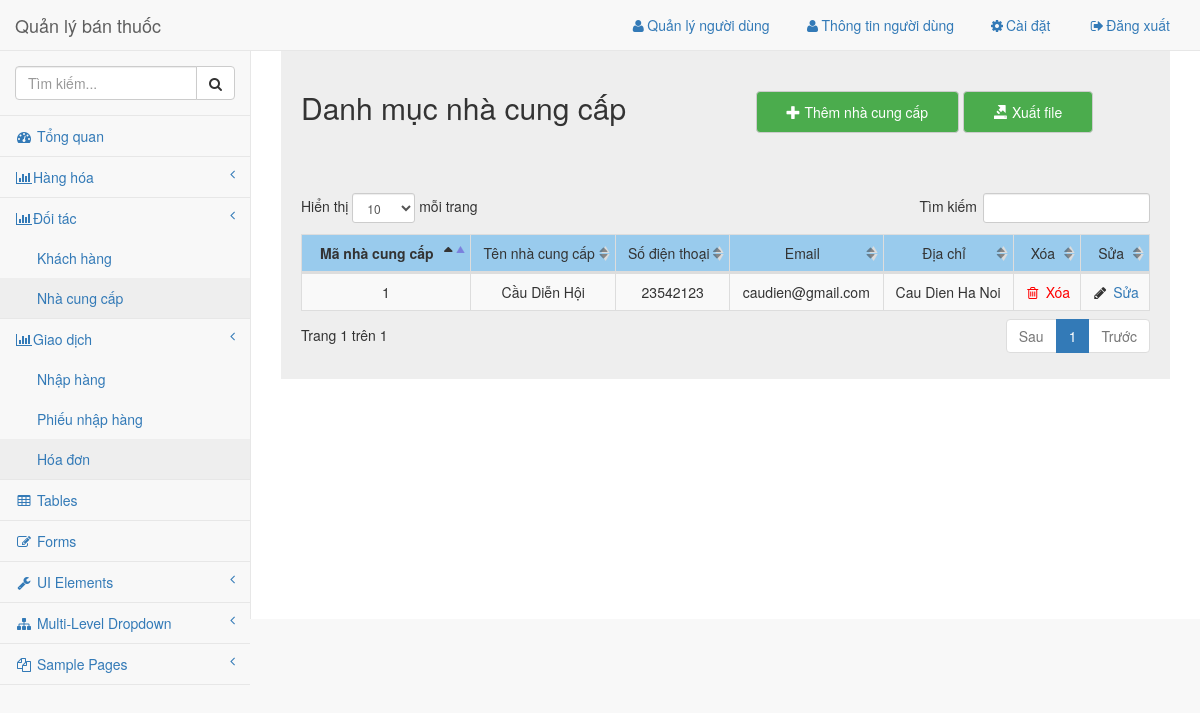
Page /admin/pages/nhacungcap.php on the earlier database version.
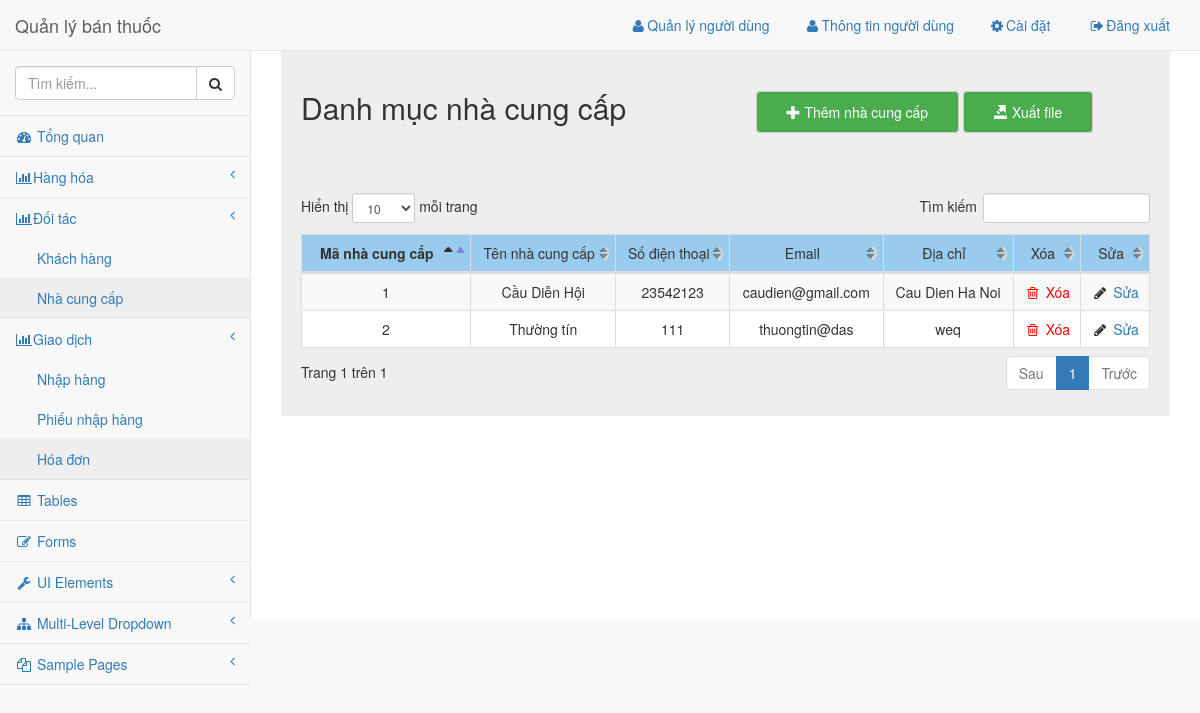
Same page on the later database version.
### tables this page shows
CREATE TABLE `nhacungcap` (
  `id` int(11) NOT NULL,
  `ten_ncc` varchar(128) NOT NULL,
  `sdt` varchar(128) DEFAULT NULL,
  `email` varchar(128) DEFAULT NULL,
  `dia_chi` varchar(128) DEFAULT NULL,
  `ghi_chu` varchar(255) DEFAULT NULL
);

### library/VSCPDO.php (called while the page is built, shortened)
<?php
$tenserver = "localhost";
$tentaikhoan = "root";
$matkhau = "";
$tencsdl = "thuoc";
 ?>
 <?php
class vsc_pdo {
	private $server;
	private $username;
	private $password;
	private $database;
	public $conn;
	function __construct($conn = null) {
		try {
			$this->conn = new PDO("mysql:host=$this->server;dbname=$this->database", $this->username, $this->password);
			$this->conn->exec("set names utf8");
			$this->conn->setAttribute(PDO::ATTR_DEFAULT_FETCH_MODE, PDO::FETCH_ASSOC);
		}
     catch (PDOException $e)
      {
			echo $e->getMessage();
			exit();
		}
	}
	function fetch_all($sql) {
		try {
			$stmt = $this->conn->prepare($sql);
			$stmt->execute();
			$rows = $stmt->fetchAll();
			return $rows;
		}
    catch (PDOException $e) {
			return false;
		}
	}
	function getConnection($conn=null) {
		$arr = explode(",", $conn);
			$this->server = @$arr[0];
			$this->username = @$arr[1];
			$this->password = @$arr[2];
			$this->database = @$arr[3];
	}
}
$exp = new vsc_pdo("$tenserver,$tentaikhoan,$matkhau,$tencsdl");
 ?>

### admin/pages/nhacungcap.php (the view, shortened to what this page needs)
<!DOCTYPE html>
<html lang="en">
<head>
    <?php require('../common/head.php'); ?>
    <?php
      $ncc = $exp->fetch_all("select * from nhacungcap");
     ?>
    <link rel="stylesheet" href="../dist/css/nhacungcap.css">
    <link href="../../library/datatables-plugins/integration/bootstrap/3/dataTables.bootstrap.css" rel="stylesheet">
</head>
<body>
    <div id="wrapper">
        <?php require('../common/nav.php'); ?>
        <div id="page-wrapper">
          <div class="grey">
            <div class="row header">
              <div class="col-md-6">
                <h2 class='title'>Danh mục nhà cung cấp</h2>
              </div>
              <div class="col-md-6 right">
                <button class='btn btn-default' type="button" name="button" data-toggle="modal" data-target="#myModal"><i class='glyphicon glyphicon-plus'></i>  Thêm nhà cung cấp</button>
                <button class='btn btn-default' type="button" name="button"><i class='	glyphicon glyphicon-export'></i> Xuất file</button>
              </div>
            </div>
            <div class="row">
              <div class="col-md-12" id="data">
                <table class="table table-striped table-bordered table-hover" id="dataTables-example">
                         <thead>
                             <tr align="center">
                                 <th>Mã nhà cung cấp</th>
                                 <td>Tên nhà cung cấp</td>
                                 <td>Số điện thoại</td>
                                 <td>Email</td>
                                 <td>Địa chỉ</td>
                                 <td>Xóa</td>
                                 <td>Sửa</td>
                             </tr>
                         </thead>
                         <tbody id="data">
                           <?php foreach($ncc as $key => $value): ?>
                             <tr class="odd gradeX" align="center">
                                 <td><?php echo $value['id']; ?></td>
                                 <td><?php echo $value['ten_ncc']; ?></td>
                                 <td><?php echo $value['sdt']; ?></td>
                                 <td><?php echo $value['email']; ?></td>
                                 <td><?php echo $value['dia_chi']; ?></td>
                                 <td class="center"><i style='color:red;' class="fa fa-trash-o  fa-fw"></i><a href="../api/xoanhacungcap.php?id=<?php echo $value['id']; ?>" class='delete' onclick="return confirm('Bạn có chắc không?')"  style='color:red;' href="#"> Xóa</a></td>
                                 <td class="center">
                                   <i  class="fa fa-pencil fa-fw"></i>
                                   <a class='edit' data-toggle="modal" data-target="#suanhacungcap"  href="#"
                                      data-id=<?php echo $value['id']; ?>
                                      data-ten="<?php echo $value['ten_ncc']; ?>"
                                      data-sdt="<?php echo $value['sdt']; ?>"
                                      data-email="<?php echo $value['email']; ?>"
                                      data-dia_chi="<?php echo $value['dia_chi']; ?>"
                                      data-ghi_chu="<?php echo $value['ghi_chu']; ?>"
                                    >Sửa</a>
                                 </td>
                             </tr>
                          <?php endforeach; ?>
                         </tbody>
                     </table>
              </div>
            </div>
          </div>
        </div>
</body>
</html>

### admin/common/head.php (shortened to what this page needs)
<?php require('../../library/VSCPDO.php') ?>
  <link href="../vendor/bootstrap/css/bootstrap.min.css" rel="stylesheet">
  <link href="../vendor/metisMenu/metisMenu.min.css" rel="stylesheet">
  <link href="../dist/css/sb-admin-2.css" rel="stylesheet">
  <link href="../vendor/morrisjs/morris.css" rel="stylesheet">
  <link href="../vendor/font-awesome/css/font-awesome.min.css" rel="stylesheet" type="text/css">
  <link rel="stylesheet" href="../js/jquery-ui.css">

### admin/common/nav.php (shortened to what this page needs)
<nav class="navbar navbar-default navbar-static-top" role="navigation" style="margin-bottom: 0">
    <div class="navbar-header">
        <a class="navbar-brand" href="index.php">Quản lý bán thuốc</a>
    </div>
    <ul class="nav navbar-top-links navbar-right">
        <li class="dropdown">
                <li><a href="nguoidung.php"><i class="fa fa-user fa-fw"></i>Quản lý người dùng</a>
                </li>
                <li><a href="#"><i class="fa fa-user fa-fw"></i>Thông tin người dùng</a>
                </li>
                <li><a href="#"><i class="fa fa-gear fa-fw"></i>Cài đặt</a>
                </li>
                <li><a href="login.php"><i class="fa fa-sign-out fa-fw"></i>Đăng xuất</a>
                </li>
        </li>
    </ul>
    <div class="navbar-default sidebar" role="navigation">
        <div class="sidebar-nav navbar-collapse">
            <ul class="nav" id="side-menu">
                <li class="sidebar-search">
                    <div class="input-group custom-search-form">
                        <input type="text" class="form-control" placeholder="Tìm kiếm...">
                        <span class="input-group-btn">
                        <button class="btn btn-default" type="button">
                            <i class="fa fa-search"></i>
                        </button>
                    </span>
                    </div>
                </li>
                <li>
                    <a href="index.php"><i class="fa fa-dashboard fa-fw"></i> Tổng quan</a>
                </li>
                <li>
                    <a href="#"><i class="fa fa-bar-chart-o fa-fw"></i>Hàng hóa<span class="fa arrow"></span></a>
                </li>
                <li>
                    <a href="#"><i class="fa fa-bar-chart-o fa-fw"></i>Đối tác<span class="fa arrow"></span></a>
                    <ul class="nav nav-second-level">
                        <li>
                            <a href="danhmuc.php">Khách hàng</a>
                        </li>
                        <li>
                            <a href="nhacungcap.php">Nhà cung cấp</a>
                        </li>
                    </ul>
                </li>
                <li>
                    <a href="#"><i class="fa fa-bar-chart-o fa-fw"></i>Giao dịch<span class="fa arrow"></span></a>
                    <ul class="nav nav-second-level">
                        <li>
                            <a href="nhaphang.php">Nhập hàng</a>
                        </li>
                        <li>
                            <a href="phieunhaphang.php">Phiếu nhập hàng</a>
                        </li>
                        <li>
                            <a href="nhacungcap.php">Hóa đơn</a>
                        </li>
                    </ul>
                </li>
                <li>
                    <a href="tables.php"><i class="fa fa-table fa-fw"></i> Tables</a>
                </li>
                <li>
                    <a href="forms.php"><i class="fa fa-edit fa-fw"></i> Forms</a>
                </li>
                <li>
                    <a href="#"><i class="fa fa-wrench fa-fw"></i> UI Elements<span class="fa arrow"></span></a>
                </li>
                <li>
                    <a href="#"><i class="fa fa-sitemap fa-fw"></i> Multi-Level Dropdown<span class="fa arrow"></span></a>
                </li>
                <li>
                    <a href="#"><i class="fa fa-files-o fa-fw"></i> Sample Pages<span class="fa arrow"></span></a>
                </li>
            </ul>
        </div>
    </div>
</nav>

Differences in the rows shown:
added nhacungcap: id "2", ten_ncc "Thường tín", sdt "111", email "thuongtin@das", dia_chi "weq"
